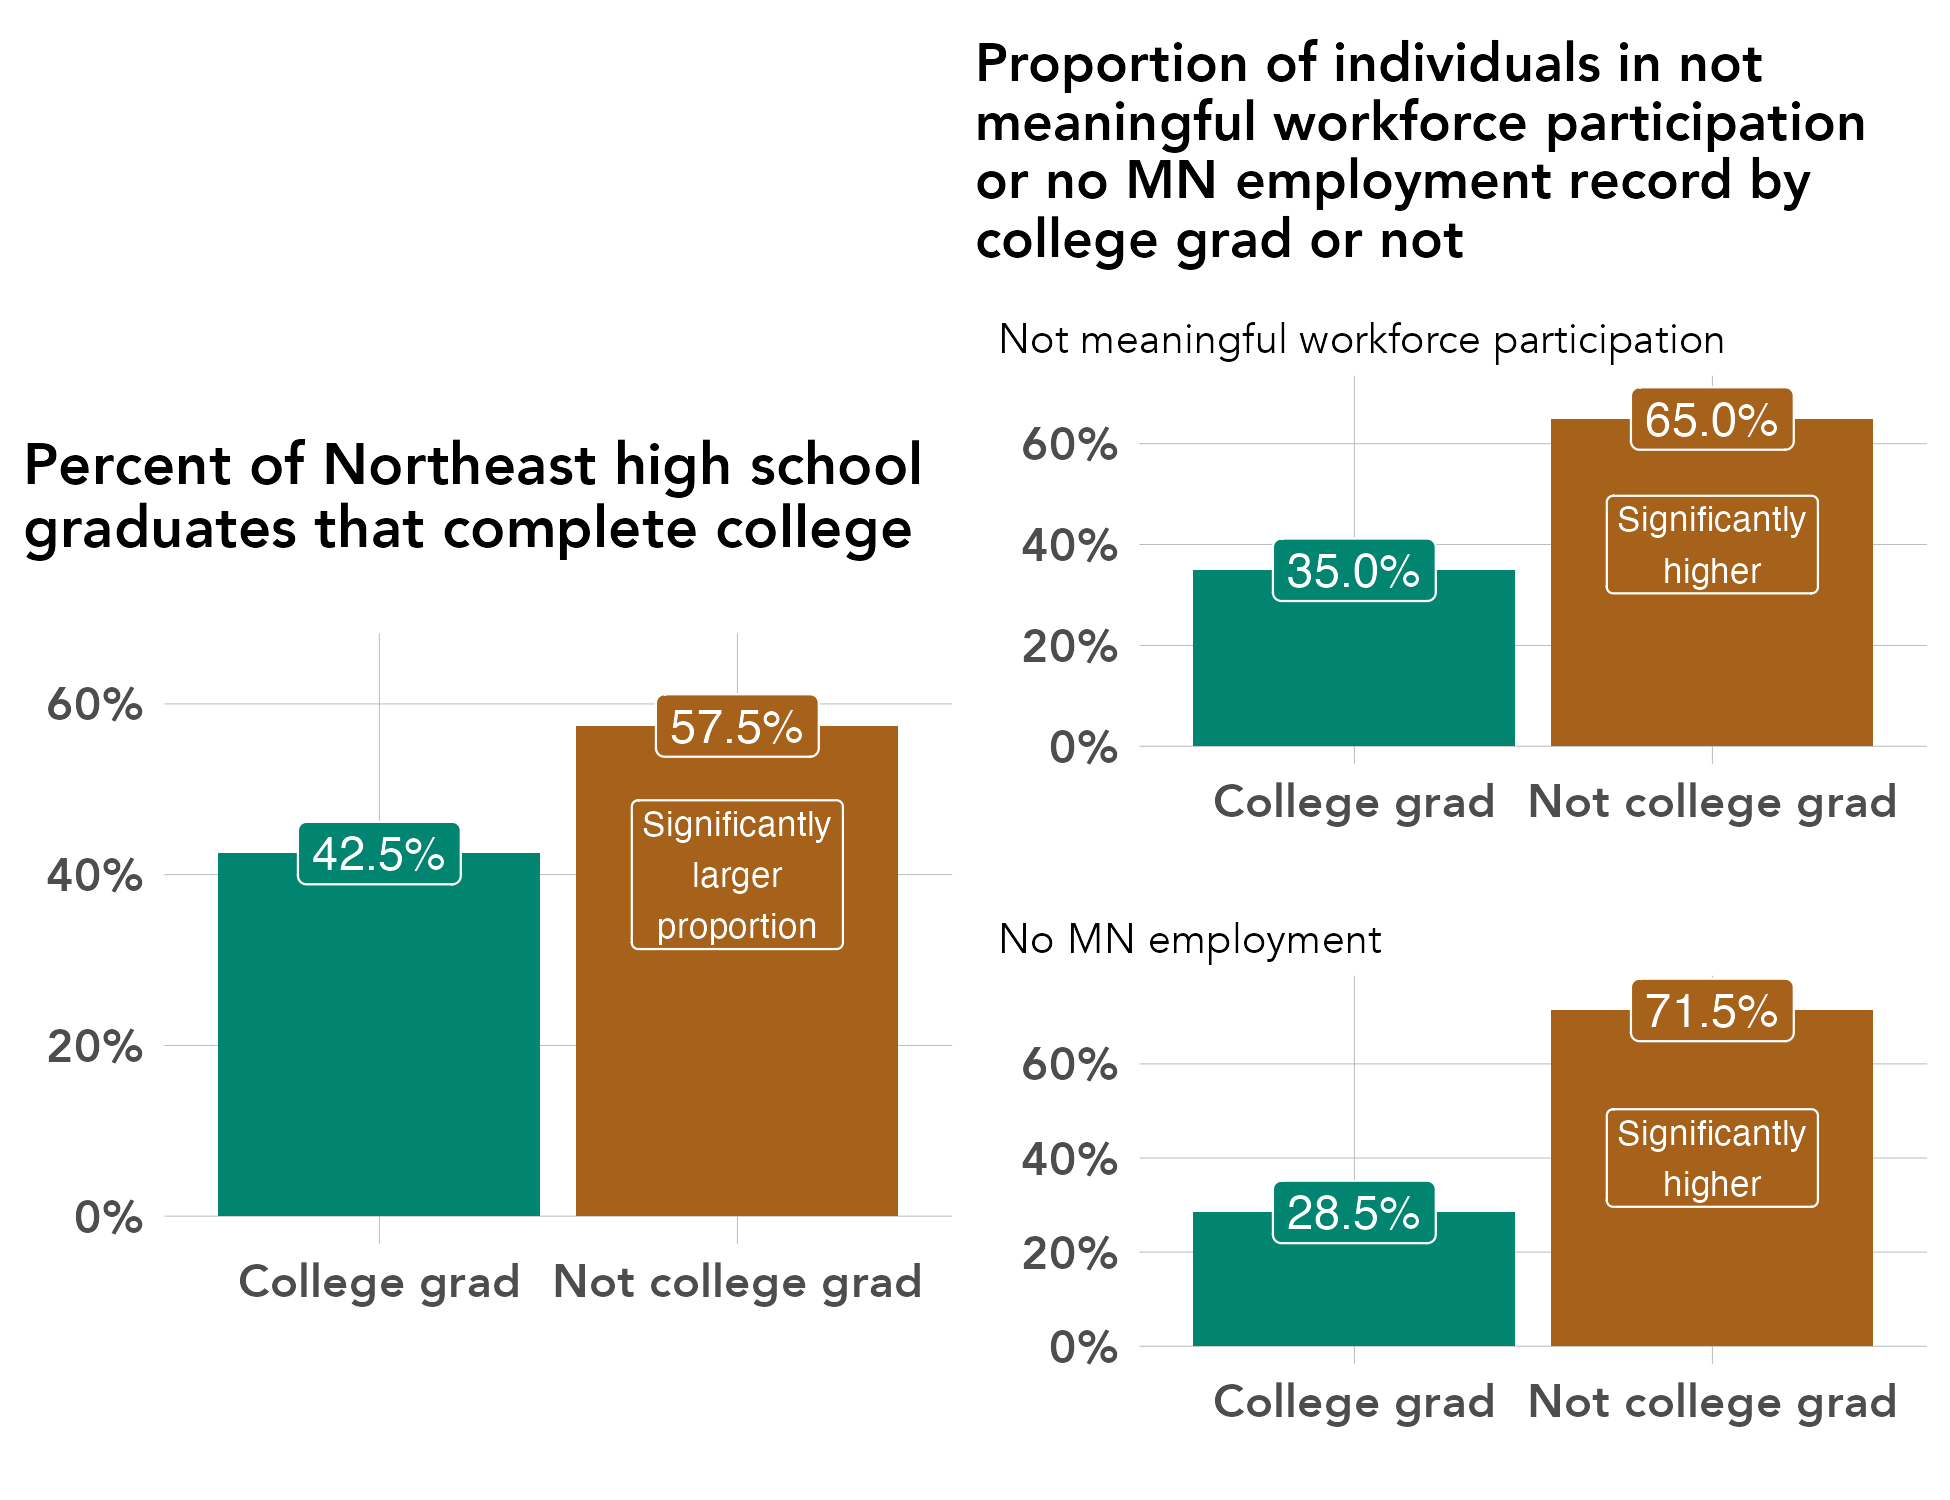

Generate this figure with R:
# library -----------------------------------------------------------------
library(tidyverse)
library(sf)
library(ggrepel)
library(scales)
library(ggiraph)
library(rmapshaper)
library(cowplot)
library(RColorBrewer)
library(readxl)
library(lubridate)
library(readxl)
library(systemfonts)
reset_font_cache()
library(ggtext)
library(janitor)
library(cowplot)


rm(list = ls())

# themes ------------------------------------------------------------------
theme_bar <- theme_bw() +
  theme(panel.grid.major = element_line(color = "grey70", size = 0.1),
        panel.grid.minor = element_blank(),
        axis.ticks = element_blank(),
        axis.text = element_text(face = "bold"),
        panel.border = element_blank(),
        legend.background = element_rect(fill = "transparent", color = "transparent"),
        legend.key = element_rect(fill = "transparent"),
        legend.key.size = unit(1, "lines"),
        legend.margin = margin(0,0,0,0),
        legend.title = element_blank(),
        legend.text = element_text(margin = margin(l = 2)),
        text = element_text(family = "Avenir") ,
        plot.title.position = "plot",
        plot.title = element_text(face = "bold"))

theme_line <- theme_bw() +
  theme(legend.background = element_rect(fill = "transparent", color = "transparent"),
        legend.key = element_rect(fill = "transparent"),
        legend.text = element_text(margin = margin(l = 2)),
        panel.grid.minor = element_blank(),
        panel.grid.major = element_line(color = "grey70", size = 0.1),
        axis.ticks = element_blank(),
        axis.text = element_text(face = "bold"),
        panel.border = element_blank(),
        legend.margin = margin(0,0,0,0),
        legend.key.size = unit(1, "lines"),
        text = element_text(family = "Avenir") ,
        plot.title.position = "plot",
        plot.title = element_text(face = "bold"))


theme_sf <- theme_bw() +
  theme(axis.text.x=element_blank(),
        axis.text.y=element_blank(),
        axis.ticks=element_blank(),
        panel.background = element_blank(),
        panel.grid.major = element_line(color = "white"),
        panel.border = element_blank(),
        legend.title = element_blank(),
        legend.text = element_text(margin = margin(l = 2)),
        legend.margin = margin(0,0,0,0),
        legend.key.size = unit(1, "lines"),
        text = element_text(family = "Avenir") ,
        plot.title.position = "plot",
        plot.title = element_text(face = "bold"))

regions <- read_csv("/Users/kellyasche/Library/CloudStorage/GoogleDrive-kasche@ruralmn.org/My Drive/Data Prep/R Projects/Join docs/county_regions.csv") %>%
  select(5,6) %>%
  unique() %>%
  mutate(edr = str_replace(edr, "  ", " "),
         planning.region = str_replace(planning.region, " Minnesota", ""),
         planning.region = fct_relevel(planning.region, "Northwest", "Northeast", "Central", "Seven County Mpls-St Paul", "Southwest", "Southeast"),
         edr = fct_relevel(edr, "EDR 1 - Northwest", "EDR 2 - Headwaters", "EDR 3 - Arrowhead", "EDR 4 - West Central", "EDR 5 - North Central", "EDR 6E- Southwest Central", "EDR 6W- Upper Minnesota Valley", "EDR 7E- East Central", "EDR 7W- Central", "EDR 8 - Southwest", "EDR 9 - South Central", "EDR 10 - Southeast", "EDR 11 - 7 County Twin Cities", "Minnesota"))

counties.regions <- read_csv("/Users/kellyasche/Library/CloudStorage/GoogleDrive-kasche@ruralmn.org/My Drive/Data Prep/R Projects/Join docs/county_regions.csv") %>%
  mutate(countyfp = formatC(countyfp, width = 3, flag = "0"),
         Name = str_to_title(Name),
         Name = str_replace(Name, "Q", "q"),
         Name = str_replace(Name, "Of The", "of the"),
         Name = str_replace(Name, "Mcleod", "McLeod"),
         Dem_Desc = ifelse(Name == "Minnesota", "Minnesota", Dem_Desc) ,
         edr = str_replace(edr, "  ", " "),
         planning.region = str_replace(planning.region, " Minnesota", ""),
         planning.region = fct_relevel(planning.region, "Northwest", "Northeast", "Central", "Seven County Mpls-St Paul", "Southwest", "Southeast"),
         edr = fct_relevel(edr, "EDR 1 - Northwest", "EDR 2 - Headwaters", "EDR 3 - Arrowhead", "EDR 4 - West Central", "EDR 5 - North Central", "EDR 6E- Southwest Central", "EDR 6W- Upper Minnesota Valley", "EDR 7E- East Central", "EDR 7W- Central", "EDR 8 - Southwest", "EDR 9 - South Central", "EDR 10 - Southeast", "EDR 11 - 7 County Twin Cities", "Minnesota"))

color.ruca <- c("Entirely rural" = "#009933", "Town/rural mix" = "#99CC33", "Urban/town/rural mix" = "#CC9966", "Entirely urban" = "#754C29", "Minnesota" = "black")

color.pr <- c("Northwest" = "#4575b4","Northeast" = "grey", "Central" = "#fee090", "Seven County Mpls-St Paul" = "#d73027", "Southwest" = "#91bfdb", "Southeast" = "#fc8d59", "Minnesota" = "black")

color.edr <- c("EDR 1 - Northwest" = "#b3cde3", "EDR 2 - Headwaters" = "#8c96c6", "EDR 3 - Arrowhead" = "#fe9929", "EDR 4 - West Central" = "#8856a7", "EDR 5 - North Central" = "#810f7c", "EDR 6E- Southwest Central" = "#e5f5f9", "EDR 6W- Upper Minnesota Valley" = "#bdc9e1", "EDR 7E- East Central" = "#99d8c9", "EDR 7W- Central" = "#2ca25f", "EDR 8 - Southwest" = "#74a9cf", "EDR 9 - South Central" = "#0570b0", "EDR 10 - Southeast" = "#d7301f", "EDR 11 - 7 County Twin Cities" = "#d8b365", "Minnesota" = "black")

color.pr.edr <- c ("Northwest" = "#4575b4","Northeast" = "#e0f3f8", "Central" = "#fee090", "Seven County Mpls-St Paul" = "#d73027", "Southwest" = "#91bfdb", "Southeast" = "#fc8d59", "Minnesota" = "black", "EDR 1 - Northwest" = "#b3cde3", "EDR 2 - Headwaters" = "#8c96c6", "EDR 3 - Arrowhead" = "#fe9929", "EDR 4 - West Central" = "#8856a7", "EDR 5 - North Central" = "#810f7c", "EDR 6E- Southwest Central" = "#e5f5f9", "EDR 6W- Upper Minnesota Valley" = "#bdc9e1", "EDR 7E- East Central" = "#99d8c9", "EDR 7W- Central" = "#2ca25f", "EDR 8 - Southwest" = "#74a9cf", "EDR 9 - South Central" = "#0570b0", "EDR 10 - Southeast" = "#d7301f", "EDR 11 - 7 County Twin Cities" = "#d8b365")

color.six <- c("#009933", "#4575b4", "grey", "#fee090", "#fc8d59", "#d73027")

mn_counties <- st_read("/Users/kellyasche/Library/CloudStorage/GoogleDrive-kasche@ruralmn.org/My Drive/Data Prep/R Projects/Shapefiles/County shapefiles/MNCounties_MNDOT.shp", quiet = TRUE) %>%
  ms_simplify(keep = .01, keep_shapes = TRUE) %>%
  rename("countyfp" = "FIPS_CODE")

counties.regions.1 <- counties.regions %>%
  mutate(statefp = "27",
         project.pr = ifelse(edr %in% c("EDR 1 - Northwest", "EDR 2 - Headwaters", "EDR 4 - West Central"), "Northwest",
                             ifelse(edr == "EDR 3 - Arrowhead", "Northeast",
                                    ifelse(edr %in% c("EDR 5 - North Central", "EDR 7E- East Central", "EDR 7W- Central"), "Central",
                                           ifelse(edr %in% c("EDR 6E- Southwest Central", "EDR 6W- Upper Minnesota Valley", "EDR 8 - Southwest"), "Southwest",
                                                  ifelse(edr %in% c("EDR 9 - South Central", "EDR 10 - Southeast"), "Southern", as.character(planning.region)))))),
         project.pr = fct_relevel(project.pr, "Northwest", "Northeast", "Central", "Seven County Mpls-St Paul", "Southwest", "Southern"))

# Prep data ---------------------------------------------------------------

original <- read_csv("Data/SLEDS/Masters/Master-report-dataset.csv")

names(original)

data.ps.grad <- original %>%
  select(ps.grad) %>%
  filter(ps.grad != "Attending ps") %>%
  group_by(ps.grad) %>%
  summarize(n = sum(n())) %>%
  ungroup() %>%
  mutate(pct = n / sum(n),
         ps.grad = ifelse(ps.grad == "Y", "College grad", "Not college grad"))


data.non.college.grads <- original %>%
  select(grad.year.5, ps.grad) %>%
  filter(grad.year.5 != "Attending ps") %>%
  filter(grad.year.5 != "After 2023") %>%
  filter(ps.grad != "Attending ps") %>%
  group_by(grad.year.5, ps.grad) %>%
  summarize(n = n()) %>%
  ungroup() %>%
  group_by(grad.year.5) %>%
  mutate(pct = n / sum(n)) %>%
  ungroup() %>%
  mutate(grad.year.5 = ifelse(grad.year.5 == "Not meaningful, not attending ps", "Not meaningful",
                              ifelse(grad.year.5 == "No MN emp record, not attending ps", "No MN employment", grad.year.5)),
         ps.grad = ifelse(ps.grad == "Y", "College grad", "Not college grad"))

# Create chart ------------------------------------------------------------
ps.grad.plot <- ggplot(data = data.ps.grad, aes(ps.grad, pct, fill = ps.grad)) +
  geom_col(position = "dodge") +
  geom_label(aes(label = percent(pct, accuracy = .1)), show.legend = FALSE, position = position_dodge(width = .9), color = "white", size = 4) +
  annotate(geom = "label",
           x = 2, 
           y = .4,
           label = "Significantly\nlarger\nproportion",
           size = 3,
           fill = "transparent",
           color = "white") +
 labs(x="", 
       y = "", 
       title = "Percent of Northeast high school\ngraduates that complete college",
      subtitle = "") +
  scale_y_continuous(labels=scales::percent,
                     limits = c(0, .65)) +
  scale_fill_manual(values = c("#018571", "#a6611a")) +
  theme_bar+
  theme(legend.position = "none",
        text = element_text(size = 14),
        plot.title = element_text(size = 14))

ps.grad.plot

ps.grad.not.meaningful.plot <- ggplot(data = filter(data.non.college.grads, grad.year.5 == "Not meaningful"), aes(ps.grad, pct, fill = ps.grad)) +
  geom_col(position = "dodge") +
  geom_label(aes(label = percent(pct, accuracy = .1)), show.legend = FALSE, position = position_dodge(width = .9), color = "white", size = 4) +
  annotate(geom = "label",
           x = 2, 
           y = .4,
           label = "Significantly\nhigher",
           color = "white",
           fill = "transparent",
           size = 3) +
  labs(x="", 
       y = "", 
       subtitle = "Not meaningful workforce participation")+
  scale_y_continuous(labels=scales::percent,
                     limits = c(0, .7)) +
  scale_fill_manual(values = c("#018571", "#a6611a")) +
  theme_bar+
  theme(legend.position = "none",
        text = element_text(size = 14),
        plot.subtitle = element_text(size = 10))

ps.grad.not.meaningful.plot

ps.grad.no.mn.emp.plot <- ggplot(data = filter(data.non.college.grads, grad.year.5 == "No MN employment"), aes(ps.grad, pct, fill = ps.grad)) +
  geom_col(position = "dodge") +
  geom_label(aes(label = percent(pct, accuracy = .1)), show.legend = FALSE, position = position_dodge(width = .9), color = "white", size = 4) +
  annotate(geom = "label",
           x = 2,
           y = .4,
           label = "Significantly\nhigher",
           color = "white",
           fill = "transparent",
           size = 3) +
  labs(x="", 
       y = "", 
       subtitle = "No MN employment")+
  scale_y_continuous(labels=scales::percent,
                     limits = c(0, .75)) +
  scale_fill_manual(values = c("#018571", "#a6611a")) +
  theme_bar+
  theme(legend.position = "none",
        text = element_text(size = 14),
        plot.subtitle = element_text(size = 10))

ps.grad.no.mn.emp.plot

title <- ggdraw() +
  draw_label("Proportion of individuals in not\nmeaningful workforce participation\nor no MN employment record by\ncollege grad or not",
             fontface = "bold",
             fontfamily = "Avenir",
             x = 0,
             hjust = 0,
             size = 13)


title

left <- cowplot::plot_grid(NULL, ps.grad.plot, NULL, ncol = 1, rel_heights = c(.1, .8, .1))

left

right <- cowplot::plot_grid(ps.grad.not.meaningful.plot, ps.grad.no.mn.emp.plot, ncol = 1, rel_heights = c(1,1))

right

plot_grid(NULL, title, left, right, ncol = 2, nrow = 2, rel_heights = c(.2, .8))

ggsave(filename = "Charts/Paper report/ps-grad-not-meaningful-no-mn-emp.pdf", device = cairo_pdf, dpi = "print", width = 6.5, height = 5)

ggsave(filename = "Charts/Paper report/ps-grad.not-meaningful-no-mn-emp.png", dpi = "print", width = 6.5, height = 5)
